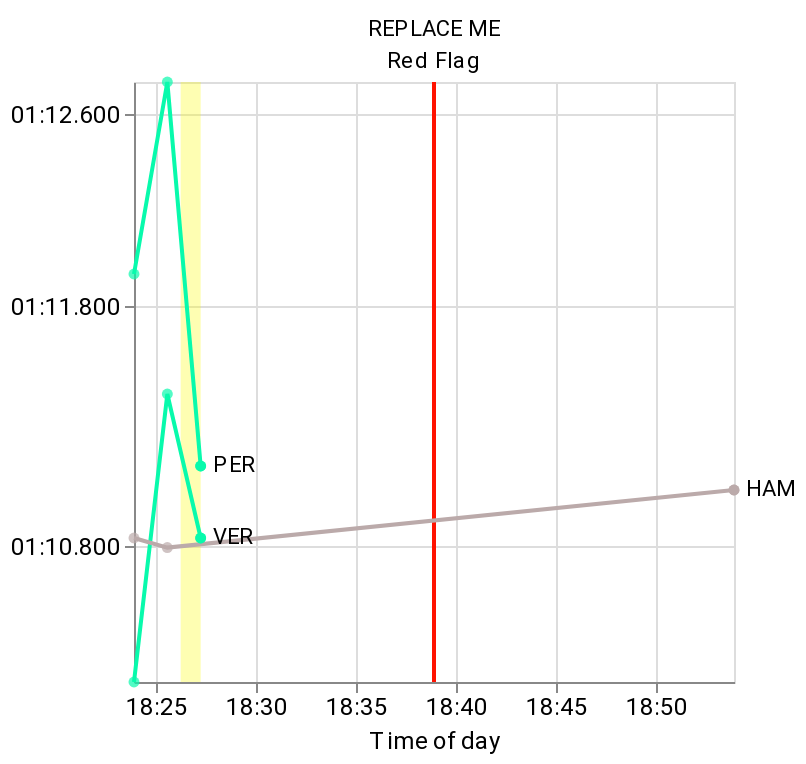

Here is the Vega-Lite specification saved for this chart:
### Vega-Lite specification from a JSON file in a GitHub repository (floating-point values rounded to 4 significant figures)
{"$schema": "https://vega.github.io/schema/vega-lite/v5.json", "params": [{"name": "current_lap", "value": 20}], "datasets": {"driver_data": [{"ts": 1665167034500, "n": "VER", "t": "1:10.234", "c": "#08faac"}, {"ts": 1665167134500, "n": "VER", "t": "1:11.434", "c": "#08faac"}, {"ts": 1665167234500, "n": "VER", "t": "1:10.834", "c": "#08faac"}, {"ts": 1665167034500, "n": "PER", "t": "1:11.934", "c": "#08faac"}, {"ts": 1665167134500, "n": "PER", "t": "1:12.734", "c": "#08faac"}, {"ts": 1665167234500, "n": "PER", "t": "1:11.134", "c": "#08faac"}, {"ts": 1665167034500, "n": "HAM", "t": "1:10.834", "c": "#BBAAAA"}, {"ts": 1665167134500, "n": "HAM", "t": "1:10.794", "c": "#BBAAAA"}, {"ts": 1665168834500, "n": "HAM", "t": "1:11.034", "c": "#BBAAAA"}], "track_data": [{"ts_from": 1665167174500, "ts_to": 1665167234500, "lap_from": null, "lap_to": null, "status": "VSC", "type": "interval"}, {"ts_from": 1665167934500, "ts_to": null, "lap_from": null, "lap_to": null, "status": "Red Flag", "type": "instant"}]}, "data": {"name": "driver_data", "format": {"parse": {"t": "date:'%M:%S.%L'"}}}, "encoding": {"detail": {"field": "n", "type": "nominal"}, "color": {"field": "c", "type": "nominal", "legend": null, "scale": null}}, "layer": [{"data": {"name": "track_data"}, "transform": [{"calculate": "(datum.ts_from + datum.ts_to) / 2", "as": "ts_center"}], "layer": [{"comment": "Highlight SC and VSC", "mark": {"type": "rect", "opacity": 0.3}, "encoding": {"x": {"field": "ts_from", "type": "temporal"}, "x2": {"field": "ts_to"}, "color": {"value": "#fcfc00"}}, "transform": [{"filter": "datum.type == 'interval'"}]}, {"comment": "Label red flags", "mark": {"type": "text", "align": "center", "baseline": "bottom", "dy": {"expr": "-(height/2) - 5"}}, "encoding": {"text": {"field": "status"}, "color": {"value": "black"}, "x": {"field": "ts_from", "type": "temporal"}}, "transform": [{"filter": "datum.type == 'instant'"}]}, {"comment": "Vertical line for red flags", "mark": {"type": "rule", "strokeWidth": 2}, "encoding": {"text": {"field": "status"}, "color": {"value": "#ff1200"}, "x": {"field": "ts_from", "type": "temporal"}}, "transform": [{"filter": "datum.type == 'instant'"}]}]}, {"comment": "Lap time line graph", "encoding": {"x": {"field": "ts", "type": "temporal", "title": "Time of day", "axis": {"format": "%H:%M"}}, "y": {"field": "t", "type": "temporal", "sort": null, "title": null, "axis": {"format": "%M:%S.%L"}}}, "layer": [{"mark": {"type": "line"}}, {"mark": {"type": "circle"}}]}, {"comment": "Line labels", "encoding": {"x": {"aggregate": "max", "field": "ts", "type": "temporal"}, "y": {"aggregate": {"argmax": "ts"}, "field": "t", "type": "temporal"}}, "layer": [{"mark": {"type": "circle"}}, {"mark": {"type": "text", "align": "left", "dx": 6}, "encoding": {"text": {"field": "n"}, "color": {"value": "black"}}}]}], "config": {"background": "#FFFFFF00", "font": "Roboto", "title": {"fontSize": 16, "fontWeight": 500, "font": "Exo 2"}, "axis": {"labelFontSize": 12, "titleFontSize": 14, "titleFont": "Exo 2", "titleFontWeight": 500}}, "title": "REPLACE ME", "width": "container", "height": "container"}
